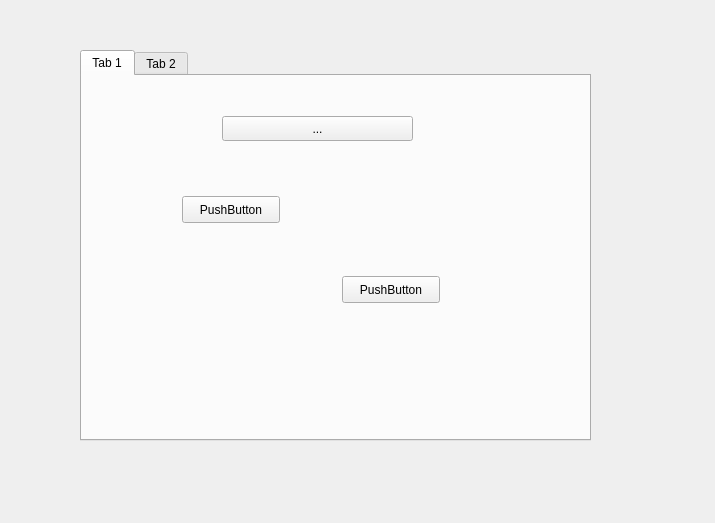
<?xml version="1.0" encoding="UTF-8"?>
<ui version="4.0">
 <class>Form</class>
 <widget class="QWidget" name="Form">
  <property name="geometry">
   <rect>
    <x>0</x>
    <y>0</y>
    <width>715</width>
    <height>523</height>
   </rect>
  </property>
  <property name="windowTitle">
   <string>Form</string>
  </property>
  <widget class="QTabWidget" name="tabWidget">
   <property name="geometry">
    <rect>
     <x>80</x>
     <y>50</y>
     <width>511</width>
     <height>391</height>
    </rect>
   </property>
   <widget class="QWidget" name="tab">
    <attribute name="title">
     <string>Tab 1</string>
    </attribute>
    <widget class="QToolButton" name="toolButton">
     <property name="geometry">
      <rect>
       <x>140</x>
       <y>40</y>
       <width>191</width>
       <height>25</height>
      </rect>
     </property>
     <property name="text">
      <string>...</string>
     </property>
    </widget>
    <widget class="QPushButton" name="pushButton">
     <property name="geometry">
      <rect>
       <x>100</x>
       <y>120</y>
       <width>98</width>
       <height>27</height>
      </rect>
     </property>
     <property name="text">
      <string>PushButton</string>
     </property>
    </widget>
    <widget class="QPushButton" name="pushButton_2">
     <property name="geometry">
      <rect>
       <x>260</x>
       <y>200</y>
       <width>98</width>
       <height>27</height>
      </rect>
     </property>
     <property name="text">
      <string>PushButton</string>
     </property>
    </widget>
   </widget>
   <widget class="QWidget" name="tab_2">
    <attribute name="title">
     <string>Tab 2</string>
    </attribute>
   </widget>
  </widget>
 </widget>
 <resources/>
 <connections/>
</ui>
